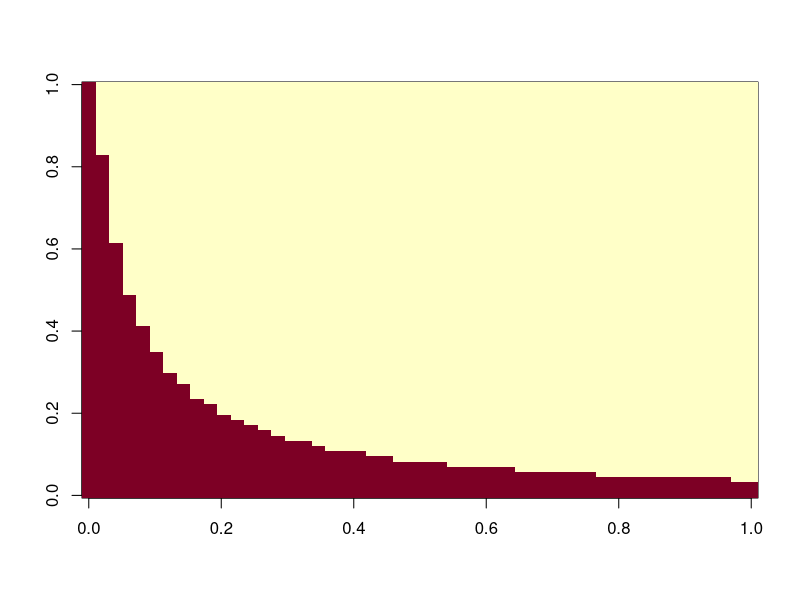

This chart was generated by the following R code:
real <- c(1:4000)
im <- c(1:800)
print(real)

res <- real
dim(res) <- c(50, 80)
#print(res)
for(x in 1:50) {
    for (y in 1:80) {
        z = x*y + im[y]
        if (z < 200) {
            res[x, y] = 1
        } else {
            res[x, y] = 0
        }
    }
}
image(res)
